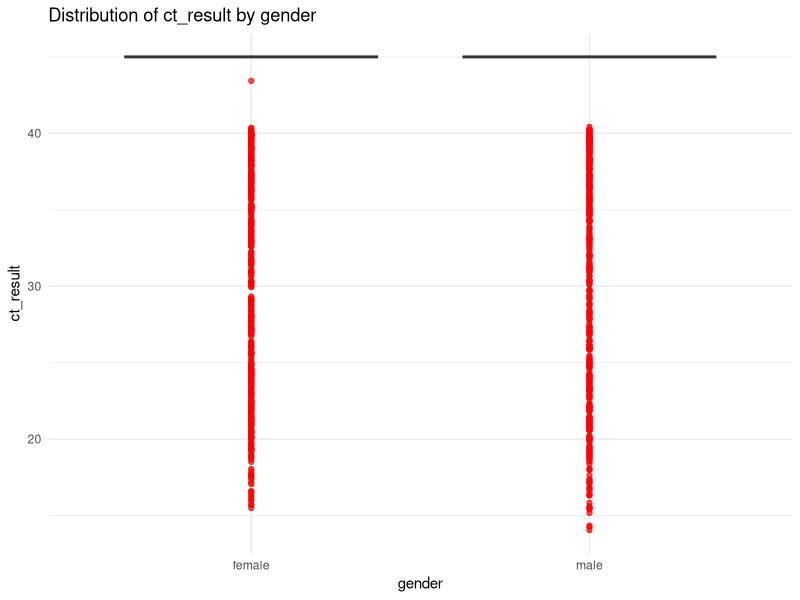
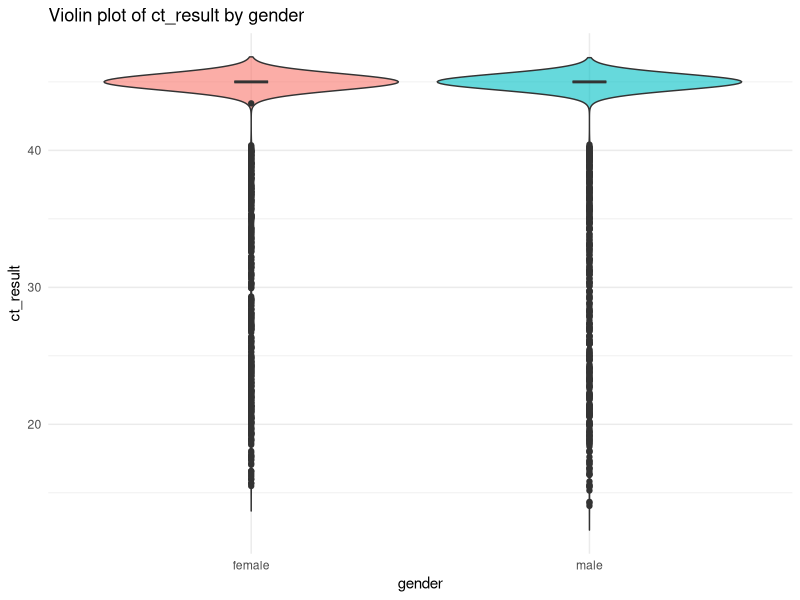
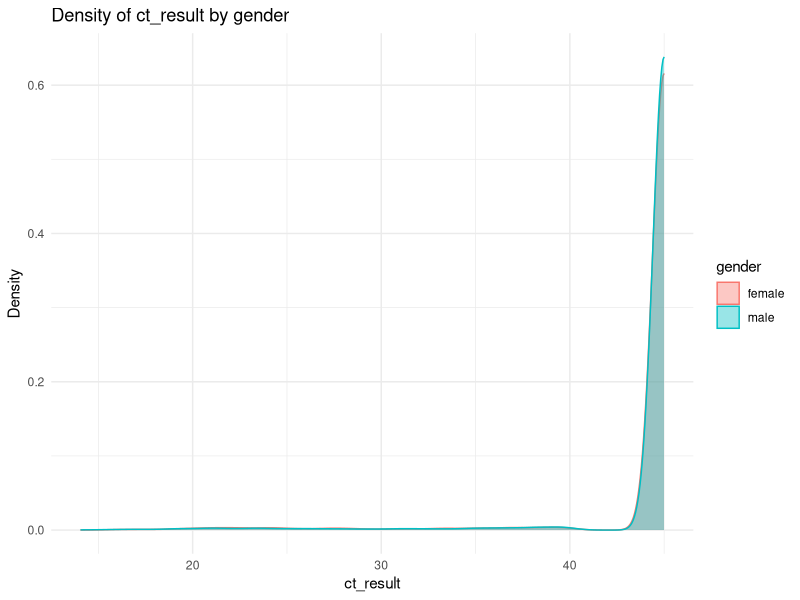

Generate these figures, in order, with R:
#Task4_Fatemeh 
#Create plots that would help answer these questions:
##Does the distribution of the ct_result differ with sex group? 
library(tidyverse)
library(here)

data <- read_delim(here("data", "exam_data_tidier_2025-09-09.txt"), delim = " ")
data

# Boxplot: compares medians & spread
ggplot(data, aes(x = gender, y = ct_result, fill = gender)) +
  geom_boxplot(alpha = 0.7, outlier.color = "red") +
  labs(title = "Distribution of ct_result by gender",
       x = "gender",
       y = "ct_result") +
  theme_minimal() +
  theme(legend.position = "none")

# Violin plot: shows full distribution shape
ggplot(data, aes(x = gender, y = ct_result, fill = gender)) +
  geom_violin(trim = FALSE, alpha = 0.6) +
  geom_boxplot(width = 0.1, fill = "white") +
  labs(title = "Violin plot of ct_result by gender",
       x = "gender",
       y = "ct_result") +
  theme_minimal() +
  theme(legend.position = "none")

# Density plot: both groups overlaid
ggplot(data, aes(x = ct_result, colour = gender, fill = gender)) +
  geom_density(alpha = 0.4) +
  labs(title = "Density of ct_result by gender",
       x = "ct_result",
       y = "Density") +
  theme_minimal()

